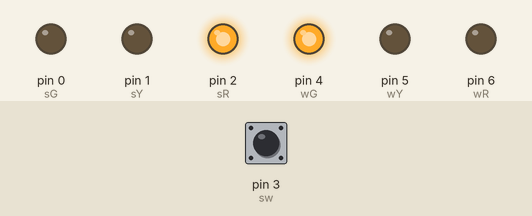
This sketch was run on a simulated Arduino Uno, built with avr-gcc and run on an emulated ATmega328P. Shown: output pins drawn as LEDs (lit = HIGH). Inputs (shaded band) come from the test bench; at power-on: pin 3 (sw) LOW.

Above: at 1.2 s.
1.3 s: pin 3 (sw) pulled HIGH for 0.15 s
At 5.1 s:
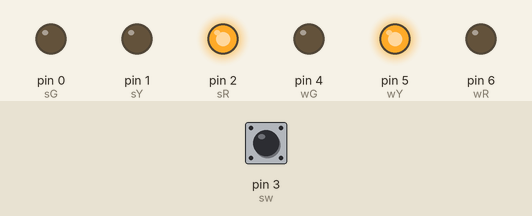
At 6.1 s:
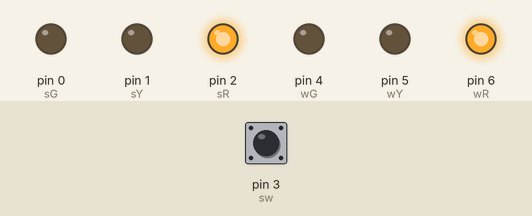
7.4 s: pin 3 (sw) pulled HIGH for 3.2 s
At 16.8 s:
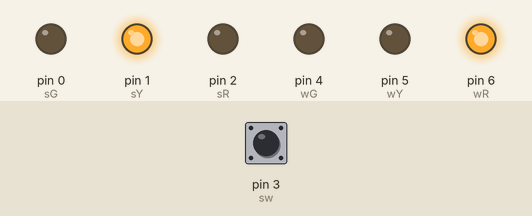
Timing chart, 0 to 19.6 s (numbered marks = the images above; inputs shaded):
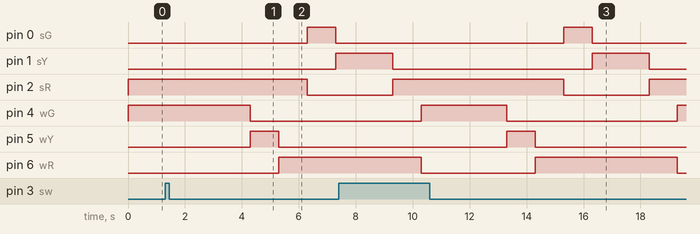

The sketch:

traffic_signal.ino
```cpp
int wR = 6, wY = 5, wG = 4, sR = 2, sY = 1, sG = 0;
int sw = 3, i;

void setup() {
  for(i=0; i<=6; i++){
    pinMode(i, i==3?INPUT:OUTPUT);
  }
}

void loop() {
  int s = digitalRead(sw);
  ledConfig(LOW, LOW, HIGH, HIGH, LOW, LOW);
  if(s == HIGH){
    delay(3000);
    ledConfig(LOW, HIGH, LOW, HIGH, LOW, LOW);
    delay(1000);
    ledConfig(HIGH, LOW, LOW, HIGH, LOW, LOW);
    delay(1000);
    ledConfig(HIGH, LOW, LOW, LOW, LOW, HIGH);
    delay(1000);
    ledConfig(HIGH, LOW, LOW, LOW, HIGH, LOW);
    delay(1000);
    ledConfig(HIGH, LOW, LOW, LOW, HIGH, LOW);
    delay(1000);
    ledConfig(HIGH, LOW, LOW, HIGH, LOW, LOW);
    delay(1000);
  }
}

void ledConfig(int wr, int wy, int wg,int sr, int sy, int sg){
  digitalWrite(wR, wr);
  digitalWrite(wY, wy);
  digitalWrite(wG, wg);
  digitalWrite(sR, sr);
  digitalWrite(sY, sy);
  digitalWrite(sG, sg);
}
```

Measured:
- after the input at 1.3 s, pin 0 (sG): LOW → HIGH after 5.0 s, → LOW 1.0 s later; pin 1 (sY): LOW → HIGH after 6.0 s; pin 2 (sR): HIGH → LOW after 5.0 s; pin 4 (wG): HIGH → LOW after 3.0 s; pin 5 (wY): LOW → HIGH after 3.0 s, → LOW 1.0 s later
- after the input at 7.4 s, pin 0 (sG): LOW → HIGH after 7.9 s, → LOW 1.0 s later; pin 5 (wY): LOW → HIGH after 5.9 s, → LOW 1.0 s later
